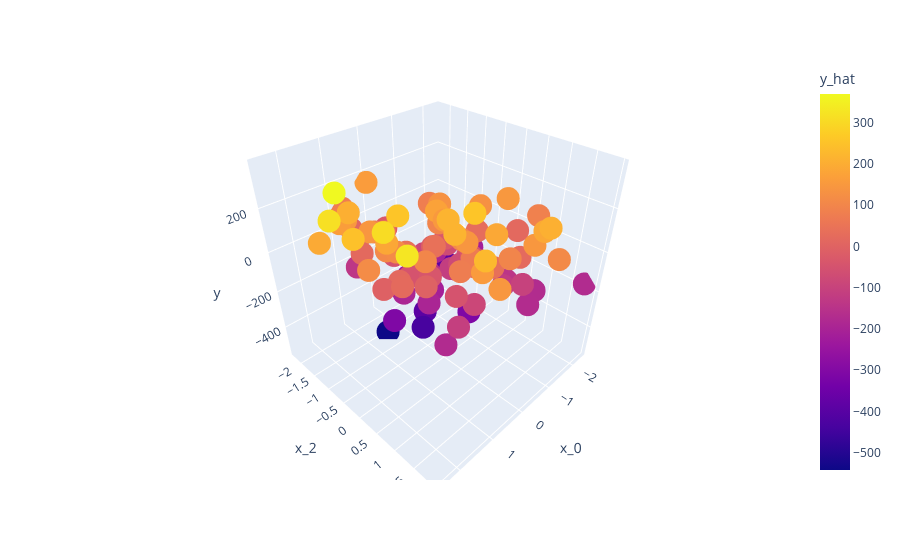

Notebook code cell kept with this figure:
### Code cell
import plotly.express as px
import pandas as pd
y_hat = np.dot(X, weights) + bias
# Get column names using: [f"x_{i}" if i < 10 else f"y_{i-10}" for i in range(12)]
data = pd.DataFrame(
    data=np.concatenate([X, y[:, np.newaxis], y_hat[:, np.newaxis]], axis = 1),
    columns=['x_0', 'x_1', 'x_2', 'x_3', 'x_4', 'x_5', 'x_6', 'x_7', 'x_8', 'x_9', 'y', 'y_hat'])
px.scatter_3d(data, x='x_0', y='x_2', z='y', color='y_hat')
